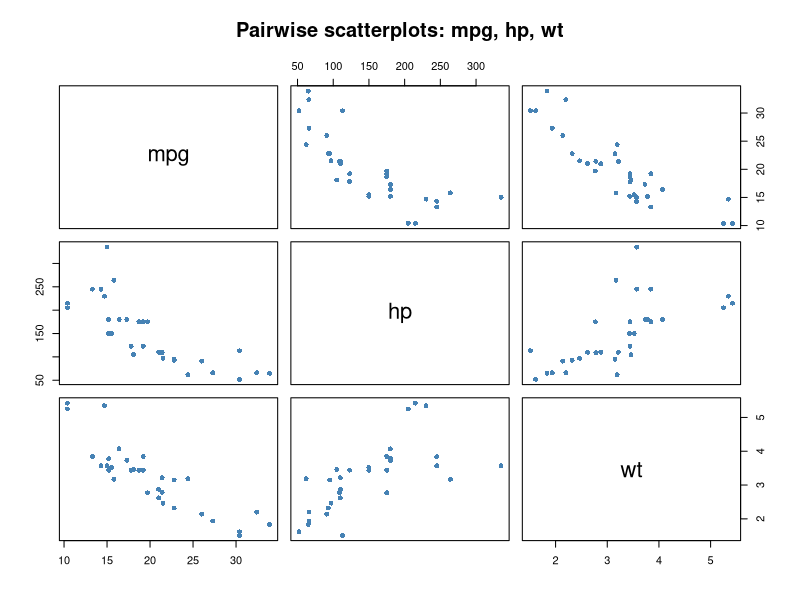

This figure's R source: (Note: this script raises an error after producing the figure.)
## ---- chunk 1
knitr::opts_chunk$set(echo = TRUE, message = FALSE, warning = FALSE, error = FALSE)
## ---- chunk 2
A <- matrix(c(1, 2, 3,
              1, 4, 5,
              1, 6, 7,
              1, 8, 9),
            nrow = 4, ncol = 3, byrow = TRUE)

A          # print the matrix
dim(A)     # (rows, columns)
A[2, 3]   # element in row 2, column 3
## ---- chunk 3
# TO DO: define matrix B using matrix(), then compute A %*% B

## ---- chunk 4
t(A)   # transpose of A

# TO DO: compute left_side = t(A %*% B) and right_side = t(B) %*% t(A), then print both

## ---- chunk 5
M <- matrix(c(1, 1,
              1, 0),
            nrow = 2, byrow = TRUE)

M_inv <- solve(M)
M_inv

M %*% M_inv   # should be the 2x2 identity matrix
## ---- chunk 6
data(mtcars)
head(mtcars[, c("mpg", "hp", "wt")])
## ---- chunk 7
pairs(mtcars[, c("mpg", "hp", "wt")],
      main = "Pairwise scatterplots: mpg, hp, wt",
      pch  = 16,
      col  = "steelblue")
## ---- chunk 8
n <- nrow(mtcars)

# TO DO: use cbind() to build X with columns: intercept (all 1s), hp, wt
# Then set y <- mtcars$mpg
# Print head(X) and dim(X)

## ---- chunk 9
# Step 1: compute XtX = t(X) %*% X

# Step 2: invert XtX using solve()

# Step 3: compute Xty = t(X) %*% y

# Step 4: multiply to get beta_hat, then print it

## ---- chunk 10
fit <- lm(mpg ~ hp + wt, data = mtcars)
coef(fit)
## ---- chunk 11
# TO DO: compute y_hat = X %*% beta_hat
# compute residuals = y - y_hat





# print head() of a data frame with columns: observed, fitted (rounded), residual (rounded)
head(data.frame(
  observed  = y,
  fitted    = round(y_hat, 2),
  residual  = round(residuals, 2)
))
## ---- chunk 12
plot(y_hat, residuals,
     xlab = "Fitted values",
     ylab = "Residuals",
     main = "Residuals vs. fitted values",
     pch  = 16,
     col  = "steelblue")
abline(h = 0, lty = 2, col = "gray50")
## ---- chunk 13
round(beta_hat, 4)
